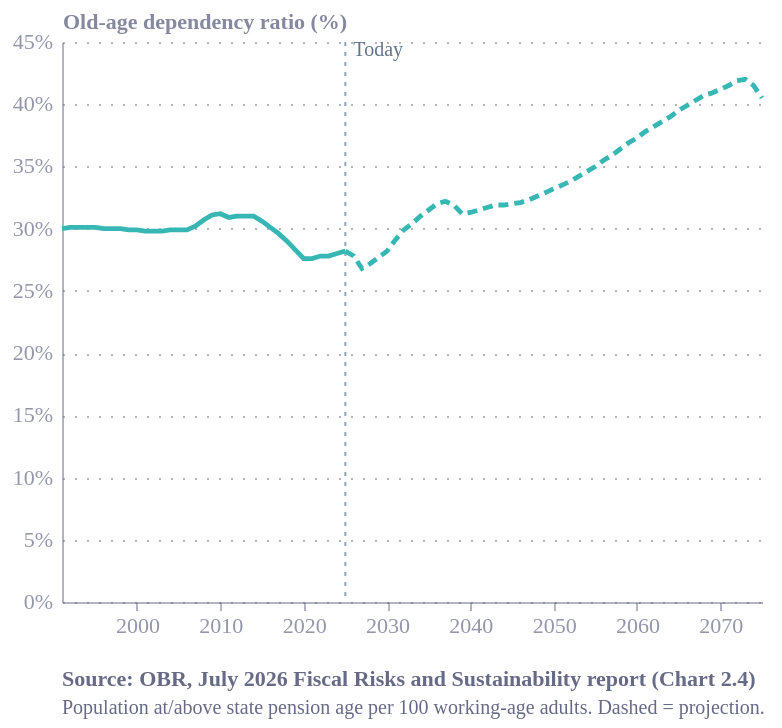

The specification (Vega-Lite) saved for this image:
### Vega-Lite specification from a JSON file in a GitHub repository (floating-point values rounded to 4 significant figures)
{"config": {"font": "Circular Std", "text": {"color": "#676A86", "align": "left", "baseline": "middle", "dx": 7, "dy": 0, "fontSize": 11}, "view": {"stroke": "transparent", "continuousWidth": 400, "continuousHeight": 300, "discreteWidth": 400, "discreteHeight": 300, "fill": "transparent"}, "range": {"category": ["#36B7B4", "#E6224B", "#F4C245", "#0063AF", "#00A767", "#179FDB", "#EB5C2E"], "diverging": ["#E6224B", "#E54753", "#C9C9C9", "#179FDB", "#122B39"], "heatmap": ["#C9C9C9", "#179FDB", "#0063AF", "#122B39"], "ordinal": ["#00A767", "#36B7B4", "#179FDB", "#0063AF", "#243B5A"]}, "bar": {"color": "#179fdb"}, "line": {"color": "#e6224b"}, "rule": {"color": "#676A86"}, "area": {"opacity": 0.3}, "point": {"filled": true, "size": 80, "color": "#e6224b", "opacity": 0.95}, "geoshape": {"stroke": "white", "strokeWidth": 0.3}, "rect": {"fill": "#d6d4d4", "opacity": 0.3}, "axis": {"labelColor": "#676A86", "labelFontSize": 11, "labelFont": "Circular Std", "labelOpacity": 0.7, "tickColor": "#676A86", "tickOpacity": 0.5, "domainColor": "#676A86", "domainOpacity": 0.5, "gridColor": "#676A86", "gridDash": [2, 2], "gridOpacity": 0.5, "title": null, "titleColor": "#676A86", "titleOpacity": 0.8, "tickSize": 4}, "axisXDiscrete": {"grid": false, "labelAngle": 0, "tickCount": 10, "tickOpacity": 0.5, "title": null}, "axisYDiscrete": {"ticks": false, "labelPadding": 5}, "axisXTemporal": {"grid": false, "ticks": true}, "axisXQuantitative": {"grid": true}, "axisYQuantitative": {"gridColor": "#676A86", "gridDash": [1, 5], "gridOpacity": 0.5, "ticks": false, "labelPadding": 5, "tickCount": 8, "titleAngle": 0, "titleAlign": "left", "titleBaseline": "bottom", "titleX": 0, "titleY": -5}, "title": {"color": "#676A86E6", "subtitleColor": "#676A86", "font": "Circular Std", "subtitleFont": "Circular Std", "anchor": "start", "fontSize": 14, "subtitleFontSize": 12, "subtitlePadding": 4, "offset": 0, "frame": "group"}, "legend": {"titleColor": "#122b39", "title": null, "labelColor": "#122b39", "labelFontSize": 11}, "background": "white"}, "layer": [{"data": {"name": "data-e5a286b800c4e41152e6ac8715d14624"}, "mark": {"type": "rule", "color": "#94a3b8", "strokeDash": [2, 3]}, "encoding": {"x": {"field": "date", "type": "temporal"}}}, {"data": {"name": "data-671531f9485e486a66b96b18fa176b82"}, "mark": {"type": "text", "align": "left", "color": "#64748b", "dx": 4, "dy": -4, "fontSize": 10}, "encoding": {"text": {"field": "t", "type": "nominal"}, "x": {"field": "date", "type": "temporal"}, "y": {"value": 8}}}, {"data": {"name": "data-68f2a90e564b83c47b506a00ead33657"}, "mark": {"type": "line", "strokeWidth": 2.4}, "encoding": {"color": {"field": "series", "legend": null, "type": "nominal"}, "x": {"axis": {"format": "%Y", "tickCount": 8}, "field": "date", "title": null, "type": "temporal"}, "y": {"axis": {"labelExpr": "datum.label + '%'"}, "field": "oadr", "scale": {"domain": [0, 45]}, "title": "Old-age dependency ratio (%)", "type": "quantitative"}}, "transform": [{"filter": "datum.year<=2025"}]}, {"data": {"name": "data-68f2a90e564b83c47b506a00ead33657"}, "mark": {"type": "line", "strokeDash": [5, 3], "strokeWidth": 2.4}, "encoding": {"color": {"field": "series", "legend": null, "type": "nominal"}, "x": {"axis": {"format": "%Y", "tickCount": 8}, "field": "date", "title": null, "type": "temporal"}, "y": {"axis": {"labelExpr": "datum.label + '%'"}, "field": "oadr", "scale": {"domain": [0, 45]}, "title": "Old-age dependency ratio (%)", "type": "quantitative"}}, "transform": [{"filter": "datum.year>=2025"}]}], "height": 280, "title": {"text": "Source: OBR, July 2026 Fiscal Risks and Sustainability report (Chart 2.4)", "anchor": "start", "color": "#676A86", "dy": 12, "fontSize": 11, "orient": "bottom", "subtitle": ["Population at/above state pension age per 100 working-age adults. Dashed = projection."], "subtitleColor": "#676A86", "subtitleFontSize": 10}, "width": 350, "$schema": "https://vega.github.io/schema/vega-lite/v6.4.1.json", "datasets": {"data-e5a286b800c4e41152e6ac8715d14624": [{"date": "2025-01-01T00:00:00"}], "data-671531f9485e486a66b96b18fa176b82": [{"date": "2025-01-01T00:00:00", "t": "Today"}], "data-68f2a90e564b83c47b506a00ead33657": [{"year": 1991, "oadr": 30.0, "date": "1991-01-01T00:00:00", "seg": "historical", "series": "x"}, {"year": 1992, "oadr": 30.1, "date": "1992-01-01T00:00:00", "seg": "historical", "series": "x"}, {"year": 1993, "oadr": 30.1, "date": "1993-01-01T00:00:00", "seg": "historical", "series": "x"}, {"year": 1994, "oadr": 30.1, "date": "1994-01-01T00:00:00", "seg": "historical", "series": "x"}, {"year": 1995, "oadr": 30.1, "date": "1995-01-01T00:00:00", "seg": "historical", "series": "x"}, {"year": 1996, "oadr": 30.0, "date": "1996-01-01T00:00:00", "seg": "historical", "series": "x"}, {"year": 1997, "oadr": 30.0, "date": "1997-01-01T00:00:00", "seg": "historical", "series": "x"}, {"year": 1998, "oadr": 30.0, "date": "1998-01-01T00:00:00", "seg": "historical", "series": "x"}, {"year": 1999, "oadr": 29.9, "date": "1999-01-01T00:00:00", "seg": "historical", "series": "x"}, {"year": 2000, "oadr": 29.9, "date": "2000-01-01T00:00:00", "seg": "historical", "series": "x"}, {"year": 2001, "oadr": 29.8, "date": "2001-01-01T00:00:00", "seg": "historical", "series": "x"}, {"year": 2002, "oadr": 29.8, "date": "2002-01-01T00:00:00", "seg": "historical", "series": "x"}, {"year": 2003, "oadr": 29.8, "date": "2003-01-01T00:00:00", "seg": "historical", "series": "x"}, {"year": 2004, "oadr": 29.9, "date": "2004-01-01T00:00:00", "seg": "historical", "series": "x"}, {"year": 2005, "oadr": 29.9, "date": "2005-01-01T00:00:00", "seg": "historical", "series": "x"}, {"year": 2006, "oadr": 29.9, "date": "2006-01-01T00:00:00", "seg": "historical", "series": "x"}, {"year": 2007, "oadr": 30.2, "date": "2007-01-01T00:00:00", "seg": "historical", "series": "x"}, {"year": 2008, "oadr": 30.7, "date": "2008-01-01T00:00:00", "seg": "historical", "series": "x"}, {"year": 2009, "oadr": 31.1, "date": "2009-01-01T00:00:00", "seg": "historical", "series": "x"}, {"year": 2010, "oadr": 31.2, "date": "2010-01-01T00:00:00", "seg": "historical", "series": "x"}, {"year": 2011, "oadr": 30.9, "date": "2011-01-01T00:00:00", "seg": "historical", "series": "x"}, {"year": 2012, "oadr": 31.0, "date": "2012-01-01T00:00:00", "seg": "historical", "series": "x"}, {"year": 2013, "oadr": 31.0, "date": "2013-01-01T00:00:00", "seg": "historical", "series": "x"}, {"year": 2014, "oadr": 31.0, "date": "2014-01-01T00:00:00", "seg": "historical", "series": "x"}, {"year": 2015, "oadr": 30.6, "date": "2015-01-01T00:00:00", "seg": "historical", "series": "x"}, {"year": 2016, "oadr": 30.1, "date": "2016-01-01T00:00:00", "seg": "historical", "series": "x"}, {"year": 2017, "oadr": 29.6, "date": "2017-01-01T00:00:00", "seg": "historical", "series": "x"}, {"year": 2018, "oadr": 29.0, "date": "2018-01-01T00:00:00", "seg": "historical", "series": "x"}, {"year": 2019, "oadr": 28.3, "date": "2019-01-01T00:00:00", "seg": "historical", "series": "x"}, {"year": 2020, "oadr": 27.6, "date": "2020-01-01T00:00:00", "seg": "historical", "series": "x"}, {"year": 2021, "oadr": 27.6, "date": "2021-01-01T00:00:00", "seg": "historical", "series": "x"}, {"year": 2022, "oadr": 27.8, "date": "2022-01-01T00:00:00", "seg": "historical", "series": "x"}, {"year": 2023, "oadr": 27.8, "date": "2023-01-01T00:00:00", "seg": "historical", "series": "x"}, {"year": 2024, "oadr": 28.0, "date": "2024-01-01T00:00:00", "seg": "historical", "series": "x"}, {"year": 2025, "oadr": 28.2, "date": "2025-01-01T00:00:00", "seg": "projection", "series": "x"}, {"year": 2026, "oadr": 27.8, "date": "2026-01-01T00:00:00", "seg": "projection", "series": "x"}, {"year": 2027, "oadr": 26.8, "date": "2027-01-01T00:00:00", "seg": "projection", "series": "x"}, {"year": 2028, "oadr": 27.2, "date": "2028-01-01T00:00:00", "seg": "projection", "series": "x"}, {"year": 2029, "oadr": 27.7, "date": "2029-01-01T00:00:00", "seg": "projection", "series": "x"}, {"year": 2030, "oadr": 28.2, "date": "2030-01-01T00:00:00", "seg": "projection", "series": "x"}, {"year": 2031, "oadr": 29.1, "date": "2031-01-01T00:00:00", "seg": "projection", "series": "x"}, {"year": 2032, "oadr": 29.9, "date": "2032-01-01T00:00:00", "seg": "projection", "series": "x"}, {"year": 2033, "oadr": 30.4, "date": "2033-01-01T00:00:00", "seg": "projection", "series": "x"}, {"year": 2034, "oadr": 31.0, "date": "2034-01-01T00:00:00", "seg": "projection", "series": "x"}, {"year": 2035, "oadr": 31.5, "date": "2035-01-01T00:00:00", "seg": "projection", "series": "x"}, {"year": 2036, "oadr": 32.0, "date": "2036-01-01T00:00:00", "seg": "projection", "series": "x"}, {"year": 2037, "oadr": 32.2, "date": "2037-01-01T00:00:00", "seg": "projection", "series": "x"}, {"year": 2038, "oadr": 31.9, "date": "2038-01-01T00:00:00", "seg": "projection", "series": "x"}, {"year": 2039, "oadr": 31.2, "date": "2039-01-01T00:00:00", "seg": "projection", "series": "x"}, {"year": 2040, "oadr": 31.3, "date": "2040-01-01T00:00:00", "seg": "projection", "series": "x"}, {"year": 2041, "oadr": 31.5, "date": "2041-01-01T00:00:00", "seg": "projection", "series": "x"}, {"year": 2042, "oadr": 31.7, "date": "2042-01-01T00:00:00", "seg": "projection", "series": "x"}, {"year": 2043, "oadr": 31.9, "date": "2043-01-01T00:00:00", "seg": "projection", "series": "x"}, {"year": 2044, "oadr": 31.9, "date": "2044-01-01T00:00:00", "seg": "projection", "series": "x"}, {"year": 2045, "oadr": 32.0, "date": "2045-01-01T00:00:00", "seg": "projection", "series": "x"}, {"year": 2046, "oadr": 32.1, "date": "2046-01-01T00:00:00", "seg": "projection", "series": "x"}, {"year": 2047, "oadr": 32.3, "date": "2047-01-01T00:00:00", "seg": "projection", "series": "x"}, {"year": 2048, "oadr": 32.6, "date": "2048-01-01T00:00:00", "seg": "projection", "series": "x"}, {"year": 2049, "oadr": 32.9, "date": "2049-01-01T00:00:00", "seg": "projection", "series": "x"}, {"year": 2050, "oadr": 33.2, "date": "2050-01-01T00:00:00", "seg": "projection", "series": "x"}, {"year": 2051, "oadr": 33.5, "date": "2051-01-01T00:00:00", "seg": "projection", "series": "x"}, {"year": 2052, "oadr": 33.8, "date": "2052-01-01T00:00:00", "seg": "projection", "series": "x"}, {"year": 2053, "oadr": 34.2, "date": "2053-01-01T00:00:00", "seg": "projection", "series": "x"}, {"year": 2054, "oadr": 34.6, "date": "2054-01-01T00:00:00", "seg": "projection", "series": "x"}, {"year": 2055, "oadr": 35.0, "date": "2055-01-01T00:00:00", "seg": "projection", "series": "x"}, {"year": 2056, "oadr": 35.5, "date": "2056-01-01T00:00:00", "seg": "projection", "series": "x"}, {"year": 2057, "oadr": 35.9, "date": "2057-01-01T00:00:00", "seg": "projection", "series": "x"}, {"year": 2058, "oadr": 36.4, "date": "2058-01-01T00:00:00", "seg": "projection", "series": "x"}, {"year": 2059, "oadr": 36.9, "date": "2059-01-01T00:00:00", "seg": "projection", "series": "x"}, {"year": 2060, "oadr": 37.3, "date": "2060-01-01T00:00:00", "seg": "projection", "series": "x"}, {"year": 2061, "oadr": 37.8, "date": "2061-01-01T00:00:00", "seg": "projection", "series": "x"}, {"year": 2062, "oadr": 38.2, "date": "2062-01-01T00:00:00", "seg": "projection", "series": "x"}, {"year": 2063, "oadr": 38.6, "date": "2063-01-01T00:00:00", "seg": "projection", "series": "x"}, {"year": 2064, "oadr": 39.0, "date": "2064-01-01T00:00:00", "seg": "projection", "series": "x"}, {"year": 2065, "oadr": 39.5, "date": "2065-01-01T00:00:00", "seg": "projection", "series": "x"}, {"year": 2066, "oadr": 39.9, "date": "2066-01-01T00:00:00", "seg": "projection", "series": "x"}, {"year": 2067, "oadr": 40.3, "date": "2067-01-01T00:00:00", "seg": "projection", "series": "x"}, {"year": 2068, "oadr": 40.7, "date": "2068-01-01T00:00:00", "seg": "projection", "series": "x"}, {"year": 2069, "oadr": 40.9, "date": "2069-01-01T00:00:00", "seg": "projection", "series": "x"}, {"year": 2070, "oadr": 41.2, "date": "2070-01-01T00:00:00", "seg": "projection", "series": "x"}, {"year": 2071, "oadr": 41.5, "date": "2071-01-01T00:00:00", "seg": "projection", "series": "x"}, {"year": 2072, "oadr": 41.9, "date": "2072-01-01T00:00:00", "seg": "projection", "series": "x"}, {"year": 2073, "oadr": 42.0, "date": "2073-01-01T00:00:00", "seg": "projection", "series": "x"}, {"year": 2074, "oadr": 41.5, "date": "2074-01-01T00:00:00", "seg": "projection", "series": "x"}, {"year": 2075, "oadr": 40.5, "date": "2075-01-01T00:00:00", "seg": "projection", "series": "x"}]}}
